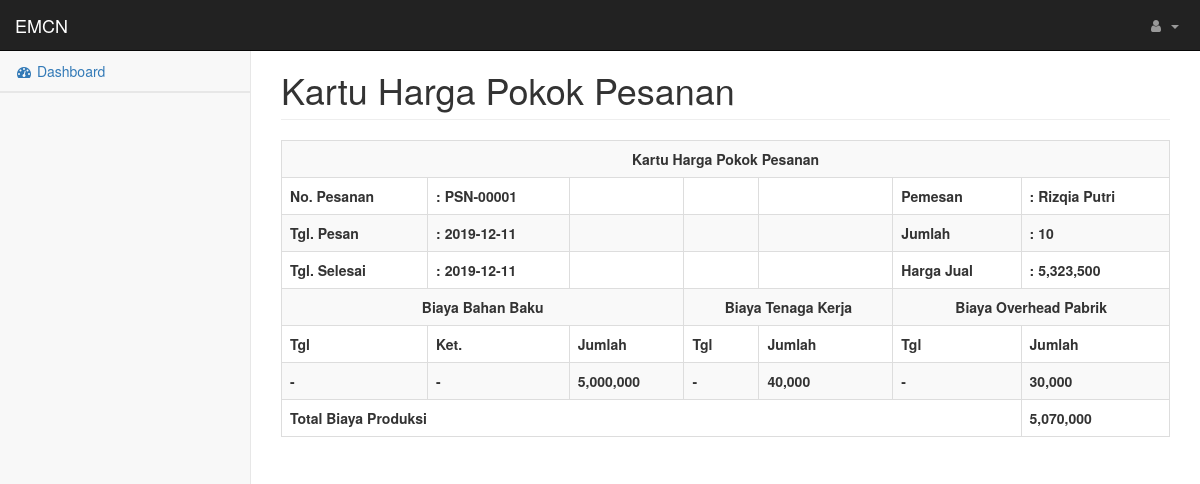
Screenshot of /index.php/KeuanganController/getKartu/PSN-00001/PRD-00001 with the database file from the repository.
### tables this page shows
CREATE TABLE `pesanan` (
  `kd_pesanan` varchar(50) NOT NULL,
  `nama_pemesan` varchar(50) NOT NULL,
  `tanggal_pesan` date NOT NULL,
  `tanggal_selesai` date NOT NULL,
  `total` int(11) NOT NULL
);

CREATE TABLE `detail_pesanan` (
  `kd_produk` varchar(50) NOT NULL,
  `kd_pesanan` varchar(50) NOT NULL,
  `subtotal` int(11) NOT NULL,
  `jumlah` int(11) NOT NULL
);

CREATE TABLE `produksi` (
  `no_transaksi` varchar(50) NOT NULL,
  `kd_produk` varchar(50) NOT NULL,
  `kd_pesanan` varchar(50) NOT NULL,
  `tanggal` date NOT NULL,
  `total` int(11) NOT NULL,
  `bbb` int(11) NOT NULL,
  `btkl` int(11) NOT NULL,
  `bop` int(11) NOT NULL
);

CREATE TABLE `produk` (
  `kd_produk` varchar(50) NOT NULL,
  `nama_produk` varchar(50) NOT NULL,
  `ukuran` varchar(5) NOT NULL,
  `harga` int(11) NOT NULL
);

### application/controllers/KeuanganController.php (called while the page is built, shortened)
<?php
class KeuanganController extends CI_Controller {
	public function getKartu()
	{
		$pesanan = $this->uri->segment(3);
		$produk = $this->uri->segment(4);
		$index['produksi'] = $this->KeuanganModel->getDataProduksi($pesanan, $produk);
		$index['nav']  = 'Kartu Harga Pokok Pesanan';
        $index['sub']  = 'Kartu Harga Pokok Pesanan';
        $index['content'] = 'keuangan/kartupesanan_view';
		$this->load->view('Template', $index);
	}
}

### index.php (called while the page is built, shortened)
<?php
require_once BASEPATH.'core/CodeIgniter.php';

### application/models/KeuanganModel.php (called while the page is built, shortened)
<?php
class KeuanganModel extends CI_Model
{
    public function getDataProduksi($pesanan, $produk)
    {
        $this->db->select('a.kd_pesanan, a.tanggal_pesan, e.tanggal, a.nama_pemesan, c.jumlah, d.harga, e.bbb, e.btkl, e.bop, e.total');
        $this->db->from('pesanan a');
        $this->db->join('detail_pesanan c', 'a.kd_pesanan=c.kd_pesanan');
        $this->db->join('produk d', 'c.kd_produk=d.kd_produk');
        $this->db->join('produksi e', 'a.kd_pesanan=e.kd_pesanan and c.kd_produk=e.kd_produk');
        $this->db->where('a.kd_pesanan', $pesanan);
        $this->db->where('d.kd_produk', $produk);
        return $this->db->get()->row_array();
    }
}
?>

### application/views/keuangan/kartupesanan_view.php (the view)
<div class="row">
<div class="col-md-12">
<h1 class="page-header"><?php echo $nav; ?></h1>
</div>
</div>
<div class="row">
<div class="col-md-12">
<div class="table-responsive">
<table class="table table-bordered table-striped table-hover">
<tr>
                <th colspan="11" style="text-align: center">Kartu Harga Pokok Pesanan</th>
                </tr>
                <tr>
                <th>No. Pesanan</th>
                <th>: <?php echo $produksi['kd_pesanan'] ?></th>
                <th></th>
                <th></th>
                <th></th>
                <th>Pemesan</th>
                <th>: <?php echo $produksi['nama_pemesan'] ?></th>
                </tr>
                <tr>
                <th>Tgl. Pesan</th>
                <th>: <?php echo $produksi['tanggal_pesan'] ?></th>
                <th></th>
                <th></th>
                <th></th>
                <th>Jumlah</th>
                <th>: <?php echo number_format($produksi['jumlah']) ?></th>
                </tr>
                <tr>
                <th>Tgl. Selesai</th>
                <th>: <?php echo $produksi['tanggal'] ?></th>
                <th></th>
                <th></th>
                <th></th>
                <th>Harga Jual</th>
                <th>: <?php echo number_format($produksi['harga']) ?></th>
                </tr>
                <tr>
                <th style="text-align: center" colspan="3">Biaya Bahan Baku</th>
                <th style="text-align: center" colspan="2">Biaya Tenaga Kerja</th>
                <th style="text-align: center" colspan="2">Biaya Overhead Pabrik</th>
                </tr>
                <tr>
                <th>Tgl</th>
                <th>Ket.</th>
                <th>Jumlah</th>
                <th>Tgl</th>
                <th>Jumlah</th>
                <th>Tgl</th>
                <th>Jumlah</th>
                </tr>
                <tr>
                    <th>-</th>
                    <th>-</th>
                    <th><?php echo number_format($produksi['bbb']) ?></th>
                    <th>-</th>
                    <th><?php echo number_format($produksi['btkl']) ?></th>
                    <th>-</th>
                    <th><?php echo number_format($produksi['bop']) ?></th>
                </tr>
                <tr>
                <th colspan="6">Total Biaya Produksi</th>
                <th><?php echo number_format($produksi['bbb'] + $produksi['btkl'] + $produksi['bop']) ?></th>
                </tr>
</table>
</div>
</div>
</div>

### assets/css/startmin.css (style rules this page uses)
body { background-color: #f8f8f8; }

### rows the page displays
pesanan: kd_pesanan "PSN-00001", nama_pemesan "Rizqia Putri", tanggal_pesan "2019-12-11", detail_pesanan.jumlah "10", produksi.tanggal "2019-12-11", produk.harga "5,323,500", produksi.bbb "5,000,000", produksi.btkl "40,000", produksi.bop "30,000", produksi.bbb+btkl+bop "5,070,000"

### other values shown
$nav "Kartu Harga Pokok Pesanan"
